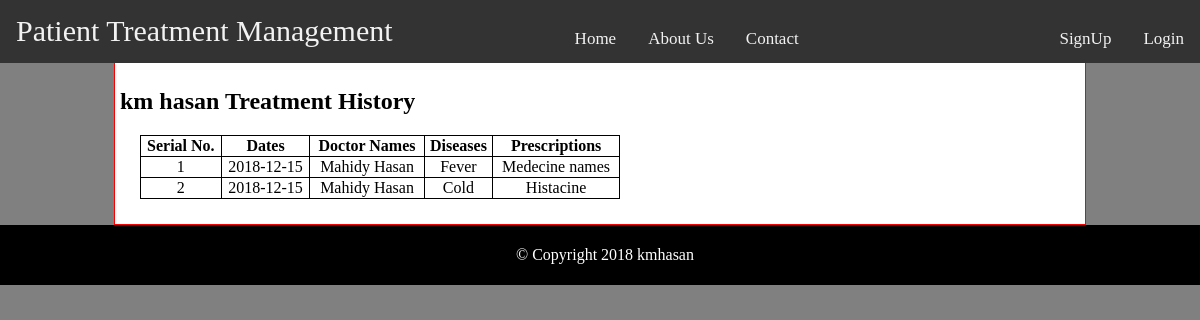
The app's page /patient_history.php (signed in) with its own data.
### tables this page shows
CREATE TABLE `patients` (
  `patient_id` int(11) NOT NULL,
  `first_name` varchar(20) NOT NULL,
  `last_name` varchar(20) NOT NULL,
  `gender` varchar(10) NOT NULL,
  `blood_group` varchar(10) NOT NULL,
  `age` int(10) NOT NULL,
  `phone_no` varchar(15) NOT NULL,
  `email` varchar(20) NOT NULL,
  `password` varchar(10) NOT NULL,
  `address` varchar(100) NOT NULL
);

CREATE TABLE `treatments` (
  `id` int(11) NOT NULL,
  `doctor_id` int(11) NOT NULL,
  `patient_id` int(11) NOT NULL,
  `_date` varchar(20) NOT NULL,
  `time` varchar(20) NOT NULL,
  `title` varchar(50) NOT NULL,
  `description` varchar(100) NOT NULL
);

CREATE TABLE `doctors` (
  `doctor_id` int(11) NOT NULL,
  `first_name` varchar(20) NOT NULL,
  `last_name` varchar(20) NOT NULL,
  `gender` varchar(10) NOT NULL,
  `phone_no` varchar(15) NOT NULL,
  `email` varchar(20) NOT NULL,
  `password` varchar(10) NOT NULL
);

### patient_history.php (the view, shortened to what this page needs)
<!DOCTYPE html>
<html lang="en">
<head>
    <link rel="stylesheet" href="style.css">
</head>
<body>
<div class="navbar">
    <a class="header"  href="index.php">Patient Treatment Management</a>
    <a class="menu" href="#home">Home</a>
    <a class="menu" href="#news">About Us</a>
    <a class="menu" href="#contact">Contact</a>
    <a class="menu1" href="login.php">Login</a>
    <a class="menu1" href="signup.php">SignUp</a>
</div>
<div class="main-body">
    <?php
    include("connection.php");
    $patient_id=$_SESSION['patient_id'];
    $query ="SELECT * FROM patients where patient_id='$patient_id'";
    $data = mysqli_query($conn,$query);
    $result = mysqli_fetch_assoc($data);
    ?>
        <h2><?php echo $result['first_name']." ".$result['last_name'] ?> Treatment History</h2>
    <?php
    $query1 ="SELECT * FROM treatments where patient_id='$patient_id'";
    $data1 = mysqli_query($conn,$query1);
    $count=0;
    ?>
    <table>
        <tr>
            <th>Serial No.</th>
            <th>Dates</th>
            <th>Doctor Names</th>
            <th>Diseases</th>
            <th>Prescriptions</th>
        </tr>
        <?php
    while ( $result1 = mysqli_fetch_assoc($data1)){
        $count++;
        ?>
        <tr>
            <td><?php echo $count?></td>
            <td><?php echo $result1['_date']?></td>
            <?php
            $doc_id=$result1['doctor_id'];
            $query2 ="SELECT * FROM doctors where doctor_id='$doc_id'";
            $data2 = mysqli_query($conn,$query2);
            $result2 = mysqli_fetch_assoc($data2);
            ?>
            <td><?php echo $result2['first_name']." ".$result2['last_name']?></td>
            <td><?php echo $result1['title']?></td>
            <td><?php echo $result1['description']?></td>
        </tr>
        <?php
    }
    ?>
    </table>
</div>
<div class="footer">
    <p><footer>&copy; Copyright 2018 kmhasan</footer></p>
</div>
</body>
</html>

### style.css (style rules this page uses)
body { width: 100%; margin: auto; height: auto; background: gray; //border: 1px solid black; }
.navbar { //overflow: hidden; background-color: #333; position: fixed; top: 0; width: 100%; }
.header { float:left; display: block; color: #f2f2f2; text-align: center; padding: 14px 16px; text-decoration: none; font-size: 30px; margin-right: 150px; }
.menu { float:left; display: block; color: #f2f2f2; text-align: center; margin-top: 15px; padding:14px 16px; text-decoration: none; font-size: 17px; //border-right: 1px solid white; }
.menu1 { float:right; display: block; color: #f2f2f2; text-align: center; padding: 14px 16px; text-decoration: none; font-size: 17px; margin-top: 15px; }
.main-body { overflow: hidden; margin: auto; margin-top:62px; background: white; width: 80%; height: auto; border: 1px solid red; padding: 5px; }
.footer { margin: auto; overflow: hidden; width: 100%; background-color: black; color: white; text-align: center; padding: 5px; }

### patient_history.php (style rules this page uses)
table,td,th,tr { border: 1px solid black; border-collapse: collapse; text-align: center; }
table { margin: 20px; width: 50%; }

### records on screen
patients: first_name "km", last_name "hasan"
treatments: _date "2018-12-15", doctor.first_name "Mahidy", doctor.last_name "Hasan", title "Fever", description "Medecine names"
treatments: _date "2018-12-15", doctor.first_name "Mahidy", doctor.last_name "Hasan", title "Cold", description "Histacine"
